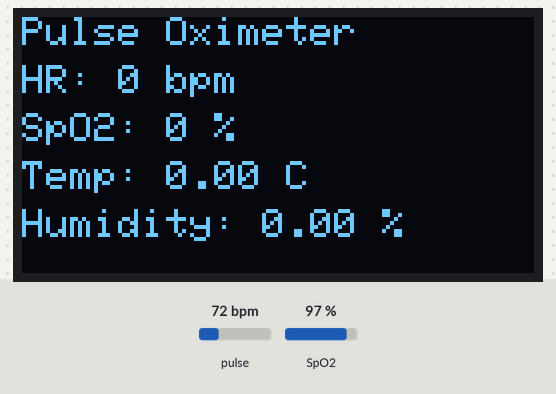
Recording of a sketch running on a simulated ESP32. On the bench: 128×64 one-colour display. The inputs (shaded band) are chosen by the test bench; at power-on: pulse 72 bpm, SpO2 97 %. WiFi joins after 1.5 s; servers stay silent unless stated; random numbers use the default seed unless the sketch sets one; what the sketch prints to the serial monitor is not drawn.

Above: at 3.0 s.
3.1 s: pulse set to 42 bpm
At 5.5 s:
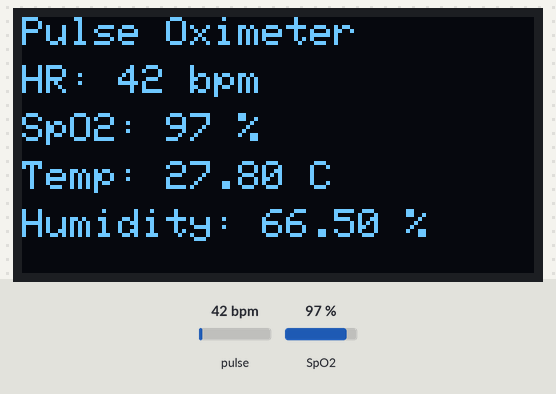
6.5 s: SpO2 set to 80 %
At 8.1 s:
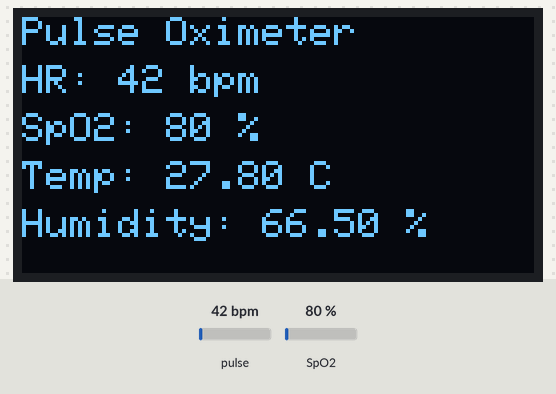
10.8 s: pulse set to 70 bpm
At 12.5 s:
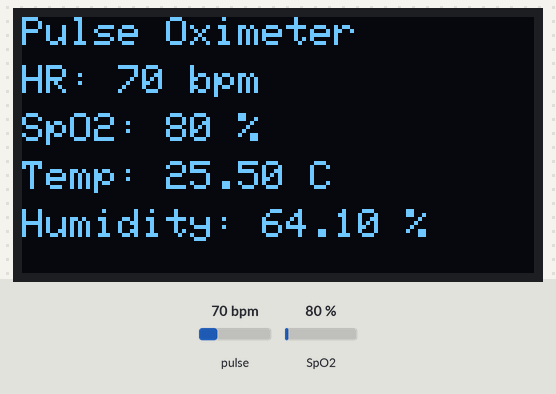
15.1 s: SpO2 set to 85 %
At 15.7 s:
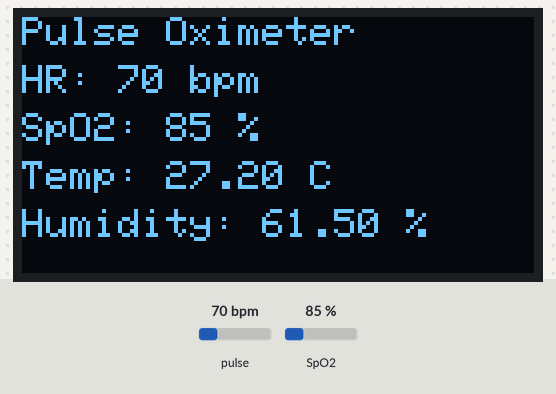
Timing chart, 0 to 17.7 s (numbered marks = the images above; inputs shaded):
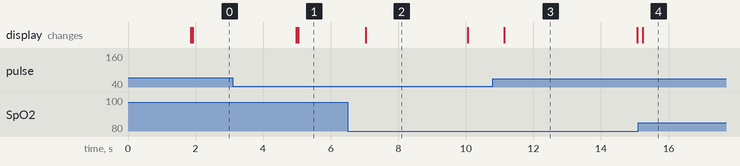

Measured:
- after the input at 15.1 s, the display: changes after 0.14 s (image 4)
- what the display in image 2 shows lasts 3.1 s, from 7.0 s to 10.1 s
- what the display in image 3 shows lasts 4.0 s, from 11.1 s to 15.1 s

The sketch:

HealthCareMonitor.ino
```cpp
#define BLYNK_TEMPLATE_ID "TMPL3aSIIi4kL"
#define BLYNK_TEMPLATE_NAME "MAX30100 Pulse Oximeter"
#define BLYNK_AUTH_TOKEN "AxcwaUWe76e7-5-rECZ5lfMJwcJYwLfk"

#include <Wire.h>
#include "MAX30100_PulseOximeter.h"
#include <Adafruit_GFX.h>
#include <Adafruit_SSD1306.h>
#include <WiFi.h>
#include <BlynkSimpleEsp32.h>

// WiFi credentials
char ssid[] = "Serina";
char pass[] = "12345678";

// OLED display configuration
#define SCREEN_WIDTH 128
#define SCREEN_HEIGHT 64
#define OLED_RESET -1
Adafruit_SSD1306 display(SCREEN_WIDTH, SCREEN_HEIGHT, &Wire, OLED_RESET);

// Pulse oximeter configuration
PulseOximeter pox;
#define HR_REPORT_INTERVAL 1000     // 1 second for HR/SpO2
#define ENV_REPORT_INTERVAL 5000    // 5 seconds for temp/humidity
uint32_t lastHRUpdate = 0;
uint32_t lastEnvUpdate = 0;

// Sensor variables
float heartRate = 0;
float spo2 = 0;
float roomTempC = 0;
float humidity = 0;

// Callback for heartbeat detection
void onBeatDetected() {
  Serial.println("Beat!");
}

void setup() {
  Serial.begin(115200);

  // Connect to WiFi and Blynk
  Blynk.begin(BLYNK_AUTH_TOKEN, ssid, pass);

  // Initialize OLED display
  if (!display.begin(SSD1306_SWITCHCAPVCC, 0x3C)) {
    Serial.println(F("SSD1306 allocation failed"));
    while (true);
  }

  display.clearDisplay();
  display.setTextSize(1);
  display.setTextColor(SSD1306_WHITE);
  display.setCursor(0, 0);
  display.println("Initializing...");
  display.display();

  // Initialize MAX30100 sensor
  if (!pox.begin()) {
    Serial.println("MAX30100 FAILED");
    display.setCursor(0, 10);
    display.println("MAX30100 FAILED");
    display.display();
    while (true);
  } else {
    Serial.println("MAX30100 SUCCESS");
    display.setCursor(0, 10);
    display.println("MAX30100 SUCCESS");
    display.display();
  }

  pox.setIRLedCurrent(MAX30100_LED_CURR_7_6MA);
  pox.setOnBeatDetectedCallback(onBeatDetected);
}

void loop() {
  Blynk.run();
  pox.update();

  uint32_t now = millis();

  // Update HR and SpO2 every 1 second
  if (now - lastHRUpdate >= HR_REPORT_INTERVAL) {
    lastHRUpdate = now;

    heartRate = pox.getHeartRate();
    spo2 = pox.getSpO2();

    Blynk.virtualWrite(V0, heartRate);
    Blynk.virtualWrite(V1, spo2);
  }

  // Update dummy temp/humidity every 5 seconds
  if (now - lastEnvUpdate >= ENV_REPORT_INTERVAL) {
    lastEnvUpdate = now;

    roomTempC = random(250, 301) / 10.0;
    humidity = random(600, 701) / 10.0;

    Blynk.virtualWrite(V2, roomTempC);
    Blynk.virtualWrite(V3, humidity);
  }

  // Update OLED every loop with latest values
  display.clearDisplay();
  display.setTextSize(1);
  display.setCursor(0, 0);
  display.println("Pulse Oximeter");

  display.setCursor(0, 12);
  display.print("HR: ");
  display.print((int)heartRate);
  display.println(" bpm");

  display.setCursor(0, 24);
  display.print("SpO2: ");
  display.print((int)spo2);
  display.println(" %");

  display.setCursor(0, 36);
  display.print("Temp: ");
  display.print(roomTempC);
  display.println(" C");

  display.setCursor(0, 48);
  display.print("Humidity: ");
  display.print(humidity);
  display.println(" %");

  display.display();
}
```
